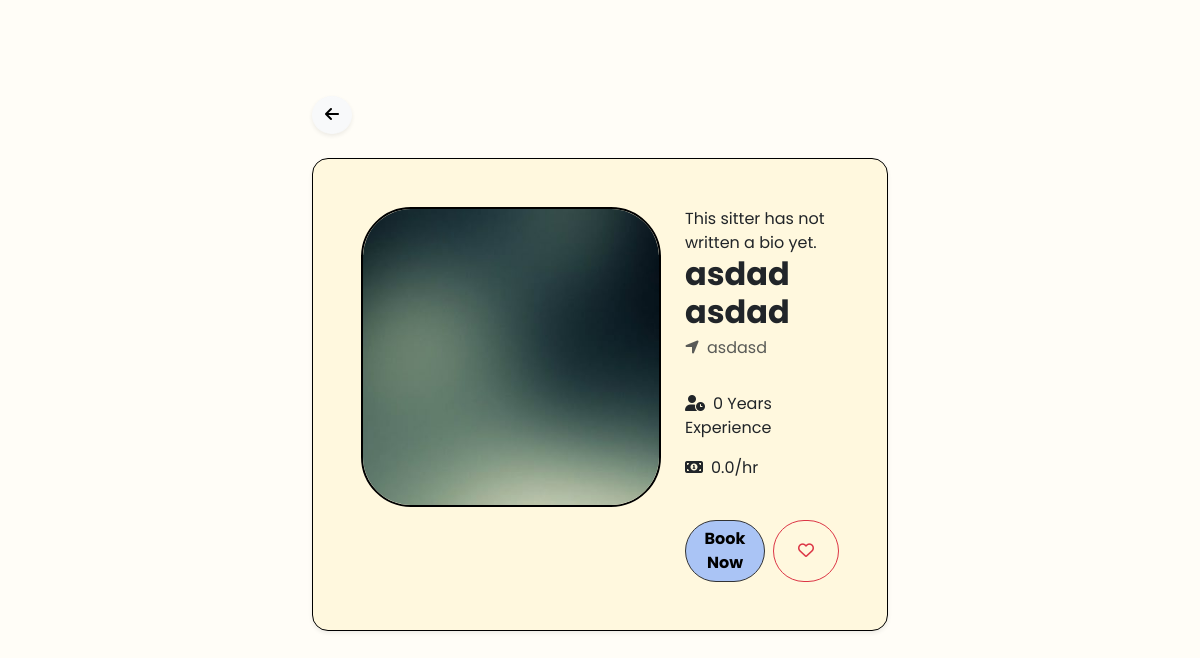
/public/guardian/viewSitterProfile.php?sitterID=5 (signed in), run on an earlier commit of the app's database.
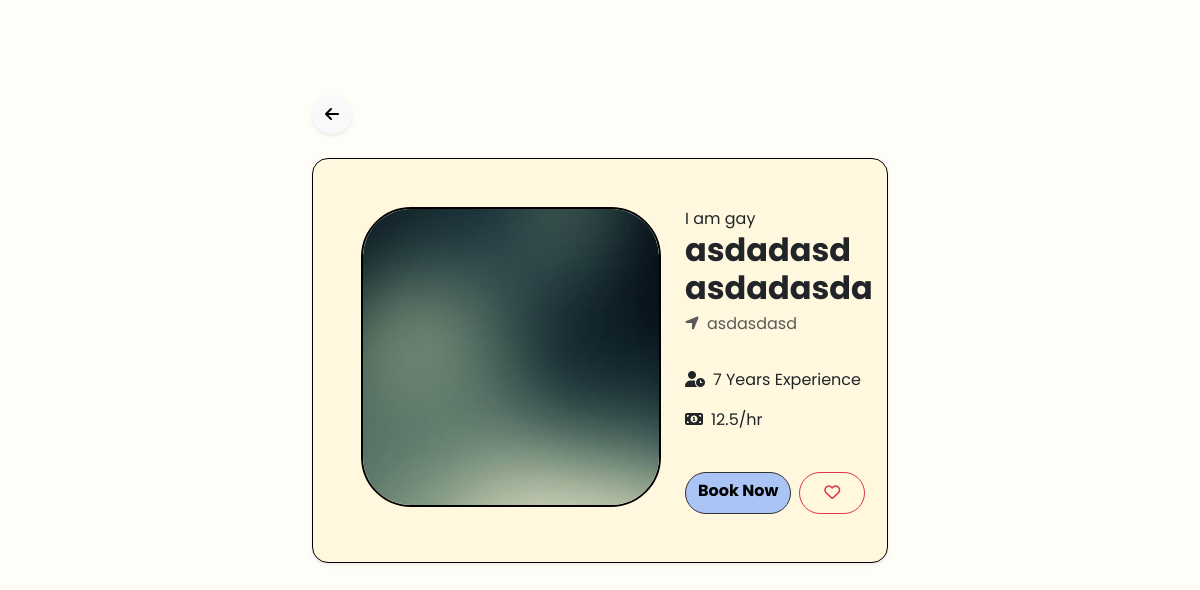
And on a later commit of the database.
### tables this page shows
CREATE TABLE `sitters` (
  `sitterID` int(11) NOT NULL,
  `uuid` char(36) NOT NULL,
  `userID` int(11) NOT NULL,
  `hourlyRate` decimal(10,2) NOT NULL DEFAULT 0.00,
  `experience` int(11) NOT NULL DEFAULT 0,
  `acceptedAges` varchar(255) DEFAULT NULL,
  `isAvailable` tinyint(1) NOT NULL DEFAULT 1,
  `ratingAverage` decimal(3,2) DEFAULT NULL,
  `verificationStatus` enum('pending','verified','rejected') NOT NULL DEFAULT 'pending',
  `createdAt` timestamp NOT NULL DEFAULT current_timestamp(),
  `allowedAges` varchar(255) DEFAULT 'Baby, Toddler, Child, Kid'
);

CREATE TABLE `users` (
  `id` int(11) NOT NULL,
  `uuid` char(36) NOT NULL,
  `firstName` varchar(100) NOT NULL,
  `middleName` varchar(100) DEFAULT NULL,
  `lastName` varchar(100) NOT NULL,
  `bio` text DEFAULT NULL,
  `suffix` varchar(10) DEFAULT NULL,
  `birthDate` date NOT NULL,
  `sex` enum('male','female','other') NOT NULL,
  `role` enum('guardian','sitter','admin') NOT NULL DEFAULT 'guardian',
  `contactNumber` varchar(20) NOT NULL,
  `emailAddress` varchar(150) NOT NULL,
  `username` varchar(100) NOT NULL,
  `password` varchar(255) NOT NULL,
  `streetAddress` varchar(255) NOT NULL,
  `barangay` varchar(255) NOT NULL,
  `cityMunicipality` varchar(255) NOT NULL,
  `province` varchar(255) NOT NULL,
  `country` varchar(255) NOT NULL,
  `zipCode` char(10) NOT NULL,
  `dateCreated` timestamp NOT NULL DEFAULT current_timestamp(),
  `profilePic` varchar(255) NOT NULL DEFAULT 'default.jpg',
  `isActive` tinyint(1) NOT NULL DEFAULT 1,
  `deactivatedAt` datetime DEFAULT NULL,
  `deletedAt` datetime DEFAULT NULL,
  `createdAt` datetime DEFAULT current_timestamp()
);

### public/guardian/viewSitterProfile.php (the view, shortened to what this page needs)
<?php
require_once __DIR__ . '/../../app/middleware/auth.php';
$userId = $_SESSION['user_id'];
$sitterId = $_GET['sitterID'] ?? null;
$query = "SELECT s.*, u.firstName, u.lastName, u.profilePic, u.cityMunicipality, u.bio, u.sex, u.birthDate
          FROM sitters s
          JOIN users u ON s.userID = u.id
          WHERE s.sitterID = ? AND s.verificationStatus = 'verified' AND u.isActive = 1";
$stmt = $conn->prepare($query);
$stmt->bind_param("i", $sitterId);
$stmt->execute();
$sitter = $stmt->get_result()->fetch_assoc();
$favCheck = $conn->prepare("SELECT id FROM favourites WHERE guardian_id = ? AND sitter_id = ?");
$favCheck->bind_param("ii", $userId, $sitterId);
$favCheck->execute();
$isFavorited = $favCheck->get_result()->num_rows > 0;
?>
<!DOCTYPE html>
<html lang="en">
<head>
    <link href="https://cdnjs.cloudflare.com/ajax/libs/font-awesome/6.5.1/css/all.min.css" rel="stylesheet">
    <link href="https://cdn.jsdelivr.net/npm/bootstrap@5.3.3/dist/css/bootstrap.min.css" rel="stylesheet">
    <link rel="stylesheet" href="../css/viewSitterProfile.css">
</head>
<body>
<div class="container-fluid py-5">
    <div class="row justify-content-center mt-5">
        <div class="col-12 col-md-10 col-lg-6 d-flex flex-column align-items-center">
            <div class="col-12">
                <a href="guardianDashboard.php" class="btn btn-light rounded-circle shadow-sm mb-4">
                    <i class="fa-solid fa-arrow-left"></i>
                </a>
            </div>
            <div class="card w-100 shadow-sm rounded-4 mb-4">
                <div class="card-body d-flex flex-column flex-md-row align-items-center align-items-md-start px-3 py-4 px-md-5 py-md-5 g-2">
                    <img src="/Pampeers/app/uploads/profiles/<?= htmlspecialchars($sitter['profilePic'] ?: 'default.jpg') ?>" class="mb-3 mb-md-0">
                    <div class="d-flex flex-column gap-3 ms-md-4 text-center text-md-start">
                        <div class="personal-info">
                            <?= nl2br(htmlspecialchars($sitter['bio'] ?: 'This sitter has not written a bio yet.')) ?>
                            <h2 class="fw-bold mb-1"><?= htmlspecialchars($sitter['firstName'] . ' ' . $sitter['lastName']) ?></h2>
                            <p class="text-muted mb-3"><i class="fa-solid fa-location-arrow me-2"></i><?= htmlspecialchars($sitter['cityMunicipality']) ?></p>
                        </div>
                        <div class="work-info justify-content-md-start">
                            <p><i class="fa-solid fa-user-clock me-2"></i><?= htmlspecialchars($sitter['experience']) ?> Years Experience</p>
                            <p><i class="fa-solid fa-money-bill-1 me-2"></i><?= number_format($sitter['hourlyRate'], 1) ?>/hr</p>
                        </div>
                        <div class="btns d-flex d-column justify-content-center align-content-between justify-content-md-start mt-2 gap-2">
                            <a href="bookSitter.php?sitterID=<?= $sitter['sitterID'] ?>" class="book-now btn rounded-pill">
                                Book Now
                            </a>
                            <button id="favBtn" class="btn btn-<?= $isFavorited ? 'danger' : 'outline-danger' ?> rounded-pill px-4 py-2 fw-bold" onclick="toggleFavourite(<?= $sitter['sitterID'] ?>)">
                                <i class="fa-<?= $isFavorited ? 'solid' : 'regular' ?> fa-heart" id="favIcon"></i>
                            </button>
                        </div>
                    </div>
                </div>
            </div>
        </div>
    </div>
</div>
</body>
</html>

What changed in the data, as far as the page shows it:
changed sitters: userID.bio "This sitter has not written a bio yet." → "I am gay"; userID.lastName "asdad asdad" → "asdadasd asdadasda"; userID.cityMunicipality "asdasd" → "asdasdasd"; experience "0" → "7"; hourlyRate "0.0" → "12.5"
